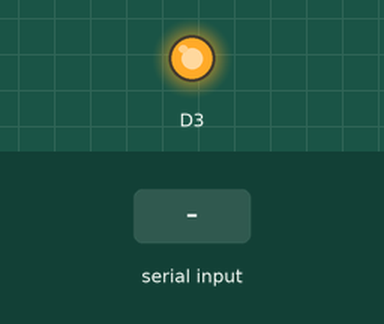
Bench run of a sketch on a simulated nRF52 board. Parts: output pins drawn as LEDs (lit = HIGH). The inputs (shaded band) are chosen by the test bench. A phone connects over Bluetooth LE 3 s after start.

Above: at 3.6 s.
3.7 s: "90,45\n" received over the second serial link
At 4.5 s:
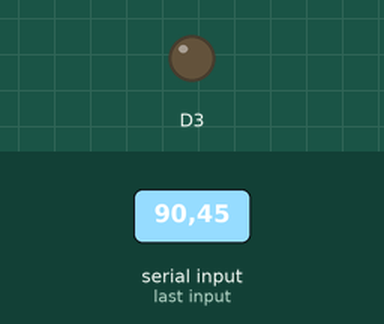
20.5 s: "30,150\n" received over the second serial link
At 36.7 s:
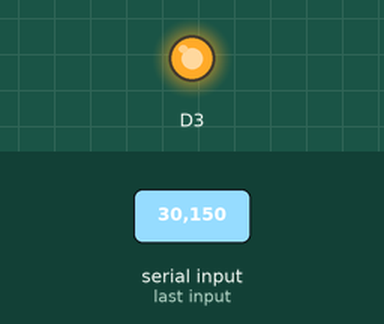
Timing chart, 0 to 38.2 s (numbered marks = the images above; inputs shaded):
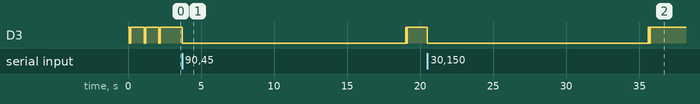

The sketch:

ble_3.ino
```cpp
#include <bluefruit.h>

BLEUart bleuart;
volatile bool g_connected = false;

void connect_callback(uint16_t conn_handle) {
  (void) conn_handle;
  g_connected = true;
}

void disconnect_callback(uint16_t conn_handle, uint8_t reason) {
  (void) conn_handle;
  (void) reason;
  g_connected = false;
}

void setup() {
  pinMode(LED_RED, OUTPUT);
  digitalWrite(LED_RED, HIGH);

  // Must be before Bluefruit.begin(). Raises ATT MTU cap to 247 bytes
  // (244 bytes data per notification) and hvn_qsize to 3.
  Bluefruit.configPrphBandwidth(BANDWIDTH_MAX);

  Serial1.begin(115200);
  delay(100);

  Bluefruit.begin();
  Bluefruit.setTxPower(4);
  Bluefruit.Periph.setConnectCallback(connect_callback);
  Bluefruit.Periph.setDisconnectCallback(disconnect_callback);

  bleuart.begin();

  Bluefruit.Advertising.addFlags(BLE_GAP_ADV_FLAGS_LE_ONLY_GENERAL_DISC_MODE);
  Bluefruit.Advertising.addTxPower();
  Bluefruit.Advertising.addService(bleuart);
  Bluefruit.ScanResponse.addName();
  Bluefruit.Advertising.restartOnDisconnect(true);
  Bluefruit.Advertising.start(0);
}

// Send `len` bytes over BLE in BLE_CHUNK-sized notifications.
// Retries each write until it succeeds so no bytes are silently dropped.
#define BLE_CHUNK 244  // ATT MTU 247 - 3 bytes overhead = 244 bytes max payload

static void bleSend(const uint8_t* buf, int len) {
  int offset = 0;
  while (offset < len) {
    int chunk = (len - offset < BLE_CHUNK) ? len - offset : BLE_CHUNK;
    int sent = bleuart.write(buf + offset, chunk);
    if (sent > 0) {
      offset += sent;
    } else {
      yield();  // TX queue full — let BLE stack drain before retrying
    }
  }
}

// UART chunk size matches BLE_CHUNK so each UART buffer fills exactly one
// BLE notification. The nRF buffers UART_CHUNK bytes, sends them over BLE,
// then immediately reads the next chunk — at most 244 bytes in RAM at once.
#define UART_CHUNK 244

void loop() {
  if (!g_connected) {
    digitalWrite(LED_RED, LOW);  delay(100);
    digitalWrite(LED_RED, HIGH); delay(900);
    return;
  }

  if (!Serial1.available()) return;

  // Read size line from Pico, e.g. "8192\n"
  String line = "";
  uint32_t lineDeadline = millis() + 1000;
  while (millis() < lineDeadline) {
    if (Serial1.available()) {
      char c = Serial1.read();
      if (c == '\n') break;
      line += c;
    }
  }
  line.trim();
  int size = line.toInt();
  if (size <= 0) return;

  // Send SIZE header so the Mac knows how many bytes to expect
  char hdr[24];
  snprintf(hdr, sizeof(hdr), "SIZE:%d\n", size);
  bleSend((uint8_t*)hdr, strlen(hdr));

  // ── Chunked relay: buffer UART_CHUNK bytes, send immediately over BLE ──
  // At most UART_CHUNK (244) bytes are held in RAM at any moment.
  // This is the key difference from full_payload (entire message in RAM)
  // and byte_for_byte (1 byte in RAM at a time).
  uint8_t buf[UART_CHUNK];
  uint32_t total_sent = 0;
  uint32_t deadline   = millis() + 15000UL + (uint32_t)size;

  digitalWrite(LED_RED, LOW);

  while (total_sent < (uint32_t)size) {
    if (millis() > deadline) {
      // Drain remaining UART bytes so the line is clean for the next run
      while (Serial1.available()) Serial1.read();
      break;
    }

    // Fill the chunk buffer from UART up to UART_CHUNK bytes or remaining size
    int to_read = min((int)UART_CHUNK, (int)(size - total_sent));
    int got     = 0;
    uint32_t chunkDeadline = millis() + 5000UL + (uint32_t)to_read;
    while (got < to_read && millis() < chunkDeadline) {
      if (Serial1.available()) {
        buf[got++] = Serial1.read();
      } else {
        yield();  // drain BLE TX queue while waiting for next UART byte
      }
    }

    if (got == 0) continue;

    // Immediately relay this chunk over BLE before reading the next one
    bleSend(buf, got);
    total_sent += got;
  }

  digitalWrite(LED_RED, HIGH);

  // 3 quick flashes = done
  for (int i = 0; i < 3; i++) {
    digitalWrite(LED_RED, LOW); delay(30); digitalWrite(LED_RED, HIGH); delay(30);
  }
}
```

Measured:
- after the input at 3.7 s, D3: HIGH → LOW at once, then repeats every 0.06 s: HIGH 0.03 s, LOW 0.03 s, until it stays HIGH from 19.1 s
- after the input at 20.5 s, D3: HIGH → LOW at once, then repeats every 0.06 s: HIGH 0.03 s, LOW 0.03 s, until it stays HIGH from 35.7 s
- by itself, D3: alternates HIGH for 0.90 s and LOW for 0.10 s
